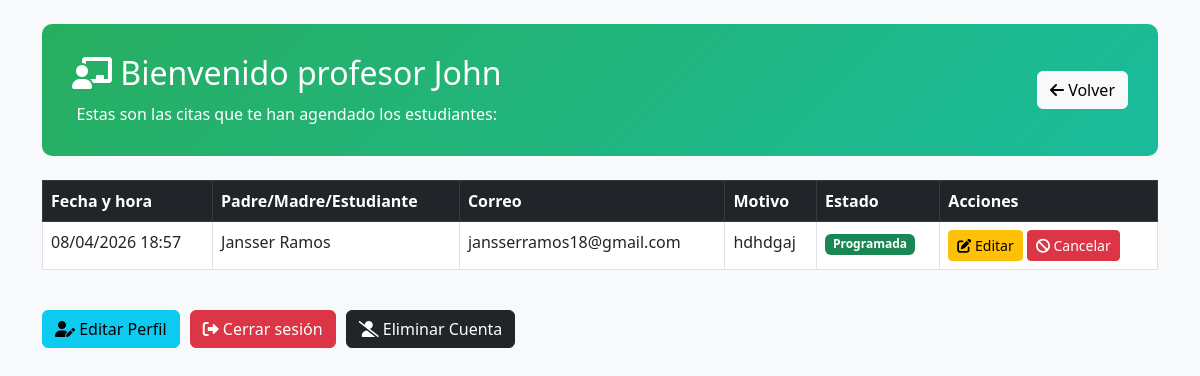
Page /dashboard_maestro (signed in) on the committed database.
### APP/Models.py (models this page shows)
class Cita(db.Model):
    id_cita = db.Column(db.Integer, primary_key=True, autoincrement=True)
    motivo = db.Column(db.Text, nullable=False)
    fecha_hora = db.Column(db.DateTime, nullable=False)
    usuario_id = db.Column(db.Integer, db.ForeignKey('usuarios.id'), nullable=False)
    profesor_id = db.Column(db.Integer, db.ForeignKey('profesores.id'), nullable=False)

class Usuario(db.Model):
    __tablename__ = 'usuarios'
    id = db.Column(db.Integer, primary_key=True)
    p_nombre = db.Column(db.String(50), nullable=False)
    s_nombre = db.Column(db.String(50), nullable=True) # Opcional
    p_apellido = db.Column(db.String(50), nullable=False)
    s_apellido = db.Column(db.String(50), nullable=False)
    correo = db.Column(db.String(100), unique=True, nullable=False)
    contraseña = db.Column(db.String(128), nullable=False) # NUEVO CAMPO
    citas = db.relationship('Cita', backref='usuario', lazy=True)

### APP/app.py (the view)
@app.route('/dashboard_maestro')
def dashboard_maestro():
    if 'maestro_id' not in session:
        return redirect(url_for('login_maestro'))
    citas = Cita.query.filter_by(profesor_id=session['maestro_id']).join(Usuario).add_columns(
        Cita.id_cita,
        Cita.motivo,
        Cita.fecha_hora,
        Usuario.p_nombre.label('usuario_nombre'),
        Usuario.p_apellido.label('usuario_apellido'),
        Usuario.correo.label('usuario_correo')
    ).all()
    return render_template('dashboard_maestro.html', nombre=session.get('nombre'), citas=citas, ahora=datetime.now())

### APP/TEMPLATES/dashboard_maestro.html (shortened to what this page needs)
<!DOCTYPE html>
<html lang="es">
<head>
    <link href="https://cdn.jsdelivr.net/npm/bootstrap@5.3.0/dist/css/bootstrap.min.css" rel="stylesheet">
    <link rel="stylesheet" href="https://cdnjs.cloudflare.com/ajax/libs/font-awesome/6.0.0/css/all.min.css">
    <link rel="stylesheet" href="{{ url_for('static', filename='css/dashboard_maestro.css') }}">
</head>
<body class="bg-light">
<div class="container mt-4">
    <div class="header-section mb-4">
        <div style="display: flex; justify-content: space-between; align-items: center;">
            <div>
                <h2><i class="fas fa-chalkboard-user"></i> Bienvenido profesor {{ nombre }}</h2>
                <p>Estas son las citas que te han agendado los estudiantes:</p>
            </div>
            <a href="{{ url_for('home') }}" class="btn btn-light" style="height: fit-content;">
                <i class="fas fa-arrow-left"></i> Volver
            </a>
        </div>
    </div>
    {% if citas %}
    <div class="table-responsive mt-3">
        <table class="table table-bordered table-hover">
            <thead class="table-dark">
                <tr>
                    <th>Fecha y hora</th>
                    <th>Padre/Madre/Estudiante</th>
                    <th>Correo</th>
                    <th>Motivo</th>
                    <th>Estado</th>
                    <th>Acciones</th>
                </tr>
            </thead>
            <tbody>
                {% for cita in citas %}
                <tr>
                    <td>{{ cita.fecha_hora.strftime('%d/%m/%Y %H:%M') }}</td>
                    <td>{{ cita.usuario_nombre }} {{ cita.usuario_apellido }}</td>
                    <td>{{ cita.usuario_correo }}</td>
                    <td>{{ cita.motivo }}</td>
                    <td>
                        {% if cita.fecha_hora > ahora %}
                            <span class="badge bg-success">Programada</span>
                        {% else %}
                            <span class="badge bg-secondary">Pasada</span>
                        {% endif %}
                    </td>
                    <td>
                        {% if cita.fecha_hora > ahora %}
                            <a href="{{ url_for('editar_cita_maestro', cita_id=cita.id_cita) }}" class="btn btn-sm btn-warning">
                                <i class="fas fa-edit"></i> Editar
                            </a>
                            <form method="POST" action="{{ url_for('cancelar_cita_maestro', cita_id=cita.id_cita) }}" style="display:inline;">
                                <button type="submit" class="btn btn-sm btn-danger" onclick="return confirm('¿Estás seguro de que deseas cancelar esta cita?')">
                                    <i class="fas fa-ban"></i> Cancelar
                                </button>
                            </form>
                        {% else %}
                            <span class="text-muted">N/A</span>
                        {% endif %}
                    </td>
                </tr>
                {% endfor %}
            </tbody>
        </table>
    </div>
    {% else %}
    <div class="alert alert-info mt-3">
        <i class="fas fa-calendar-alt"></i> Aún no tienes citas relacionadas.
    </div>
    {% endif %}
    <div class="mt-4" style="display: flex; gap: 10px; flex-wrap: wrap;">
        <a href="{{ url_for('editar_perfil_maestro') }}" class="btn btn-info">
            <i class="fas fa-user-edit"></i> Editar Perfil
        </a>
        <a href="{{ url_for('logout') }}" class="btn btn-danger">
            <i class="fas fa-sign-out-alt"></i> Cerrar sesión
        </a>
        <form method="POST" action="{{ url_for('eliminar_cuenta') }}" onsubmit="return confirm('¿Estás seguro de eliminar tu cuenta y todos tus datos? Esta acción es irreversible.');">
            <button type="submit" class="btn btn-dark">
                <i class="fas fa-user-slash"></i> Eliminar Cuenta
            </button>
        </form>
    </div>
</div>
</body>
</html>

### APP/static/css/dashboard_maestro.css (style rules this page uses)
.container { margin-bottom: 50px; }
.header-section { background: linear-gradient(135deg, #27ae60 0%, #1abc9c 100%); color: white; padding: 30px; border-radius: 10px; text-align: center; }
.header-section h2 { margin-bottom: 10px; }
.header-section p { margin-bottom: 0; }
.table-responsive { margin-top: 20px; }
.table-dark { background-color: #2c3e50; }

### rows in the picture
Cita: fecha_hora "08/04/2026 18:57", usuario_nombre "Jansser", usuario_apellido "Ramos", usuario_correo "jansserramos18@gmail.com", motivo "hdhdgaj"

### other values in the picture
{{ nombre }} "John"
